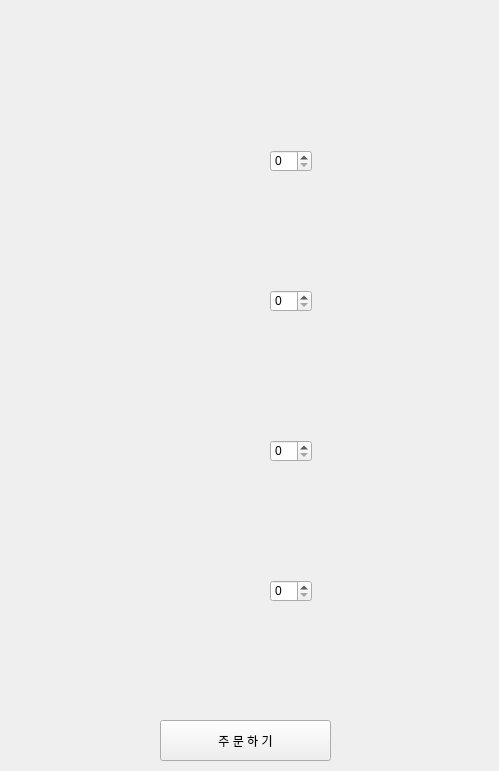
<?xml version="1.0" encoding="UTF-8"?>
<ui version="4.0">
 <class>Form</class>
 <widget class="QWidget" name="Form">
  <property name="geometry">
   <rect>
    <x>0</x>
    <y>0</y>
    <width>499</width>
    <height>771</height>
   </rect>
  </property>
  <property name="windowTitle">
   <string>Form</string>
  </property>
  <widget class="QLabel" name="label">
   <property name="geometry">
    <rect>
     <x>0</x>
     <y>0</y>
     <width>511</width>
     <height>711</height>
    </rect>
   </property>
   <property name="text">
    <string/>
   </property>
   <property name="pixmap">
    <pixmap>juk_menu.PNG</pixmap>
   </property>
  </widget>
  <widget class="QPushButton" name="jukstory_order">
   <property name="geometry">
    <rect>
     <x>160</x>
     <y>720</y>
     <width>171</width>
     <height>41</height>
    </rect>
   </property>
   <property name="styleSheet">
    <string notr="true">font: 14pt &quot;배달의민족 한나체 Pro&quot;;</string>
   </property>
   <property name="text">
    <string>주 문 하 기</string>
   </property>
  </widget>
  <widget class="QSpinBox" name="junbok">
   <property name="geometry">
    <rect>
     <x>270</x>
     <y>150</y>
     <width>42</width>
     <height>22</height>
    </rect>
   </property>
  </widget>
  <widget class="QSpinBox" name="samsunjjambbong">
   <property name="geometry">
    <rect>
     <x>270</x>
     <y>290</y>
     <width>42</width>
     <height>22</height>
    </rect>
   </property>
  </widget>
  <widget class="QSpinBox" name="bulnak">
   <property name="geometry">
    <rect>
     <x>270</x>
     <y>440</y>
     <width>42</width>
     <height>22</height>
    </rect>
   </property>
  </widget>
  <widget class="QSpinBox" name="maesaeng">
   <property name="geometry">
    <rect>
     <x>270</x>
     <y>580</y>
     <width>42</width>
     <height>22</height>
    </rect>
   </property>
  </widget>
 </widget>
 <resources/>
 <connections/>
</ui>
